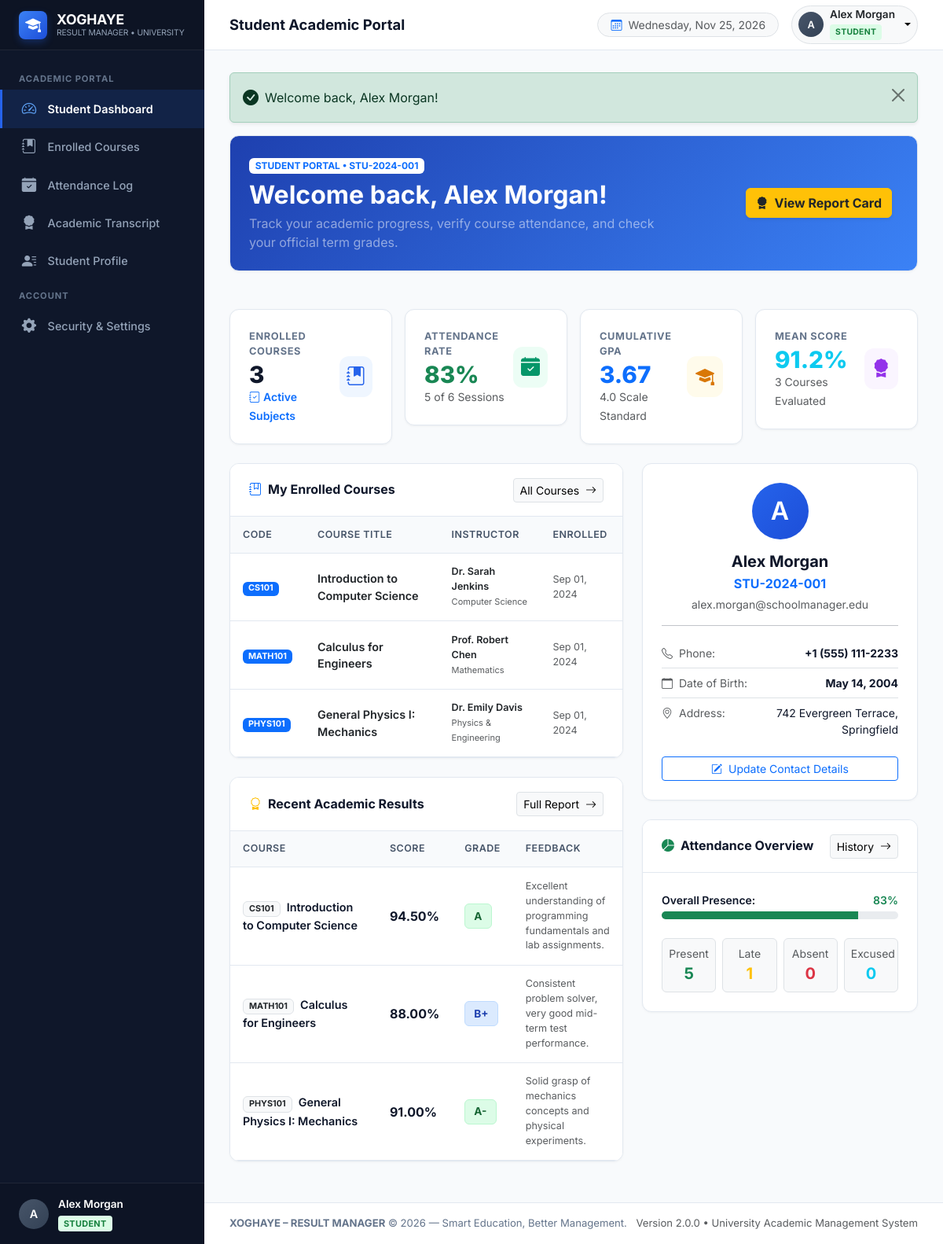
The app's page /student/dashboard.php (signed in) with its own data.
### tables this page shows
CREATE TABLE `students` (
  `student_id` INT AUTO_INCREMENT PRIMARY KEY,
  `user_id` INT NOT NULL UNIQUE,
  `student_number` VARCHAR(50) NOT NULL UNIQUE,
  `phone` VARCHAR(25) DEFAULT NULL,
  `address` TEXT DEFAULT NULL,
  `date_of_birth` DATE DEFAULT NULL,
  `created_at` TIMESTAMP DEFAULT CURRENT_TIMESTAMP,
  CONSTRAINT `fk_student_user` FOREIGN KEY (`user_id`) 
    REFERENCES `users` (`user_id`) ON DELETE CASCADE ON UPDATE CASCADE
);

CREATE TABLE `enrollments` (
  `enrollment_id` INT AUTO_INCREMENT PRIMARY KEY,
  `student_id` INT NOT NULL,
  `course_id` INT NOT NULL,
  `enrollment_date` DATE NOT NULL DEFAULT (CURRENT_DATE),
  `created_at` TIMESTAMP DEFAULT CURRENT_TIMESTAMP,
  UNIQUE KEY `uq_student_course` (`student_id`, `course_id`),
  CONSTRAINT `fk_enrollment_student_restrict` FOREIGN KEY (`student_id`) 
    REFERENCES `students` (`student_id`) ON DELETE RESTRICT ON UPDATE CASCADE,
  CONSTRAINT `fk_enrollment_course_restrict` FOREIGN KEY (`course_id`) 
    REFERENCES `courses` (`course_id`) ON DELETE RESTRICT ON UPDATE CASCADE
);

CREATE TABLE `courses` (
  `course_id` INT AUTO_INCREMENT PRIMARY KEY,
  `course_name` VARCHAR(150) NOT NULL,
  `course_code` VARCHAR(50) NOT NULL UNIQUE,
  `teacher_id` INT DEFAULT NULL,
  `description` TEXT DEFAULT NULL,
  `created_at` TIMESTAMP DEFAULT CURRENT_TIMESTAMP,
  CONSTRAINT `fk_course_teacher_restrict` FOREIGN KEY (`teacher_id`) 
    REFERENCES `teachers` (`teacher_id`) ON DELETE RESTRICT ON UPDATE CASCADE
);

CREATE TABLE `users` (
  `user_id` INT AUTO_INCREMENT PRIMARY KEY,
  `full_name` VARCHAR(100) NOT NULL,
  `email` VARCHAR(150) NOT NULL UNIQUE,
  `password` VARCHAR(255) NOT NULL,
  `role` ENUM('admin', 'teacher', 'student') NOT NULL DEFAULT 'student',
  `created_at` TIMESTAMP DEFAULT CURRENT_TIMESTAMP,
  `updated_at` TIMESTAMP DEFAULT CURRENT_TIMESTAMP ON UPDATE CURRENT_TIMESTAMP
);

CREATE TABLE `teachers` (
  `teacher_id` INT AUTO_INCREMENT PRIMARY KEY,
  `user_id` INT NOT NULL UNIQUE,
  `department` VARCHAR(100) NOT NULL,
  `phone` VARCHAR(25) DEFAULT NULL,
  `created_at` TIMESTAMP DEFAULT CURRENT_TIMESTAMP,
  CONSTRAINT `fk_teacher_user` FOREIGN KEY (`user_id`) 
    REFERENCES `users` (`user_id`) ON DELETE CASCADE ON UPDATE CASCADE
);

CREATE TABLE `grades` (
  `grade_id` INT AUTO_INCREMENT PRIMARY KEY,
  `student_id` INT NOT NULL,
  `course_id` INT NOT NULL,
  `score` DECIMAL(5,2) NOT NULL,
  `letter_grade` VARCHAR(5) NOT NULL,
  `remarks` VARCHAR(255) DEFAULT NULL,
  `created_at` TIMESTAMP DEFAULT CURRENT_TIMESTAMP,
  `updated_at` TIMESTAMP DEFAULT CURRENT_TIMESTAMP ON UPDATE CURRENT_TIMESTAMP,
  UNIQUE KEY `uq_student_course_grade` (`student_id`, `course_id`),
  CONSTRAINT `fk_grades_student_restrict` FOREIGN KEY (`student_id`) 
    REFERENCES `students` (`student_id`) ON DELETE RESTRICT ON UPDATE CASCADE,
  CONSTRAINT `fk_grades_course_restrict` FOREIGN KEY (`course_id`) 
    REFERENCES `courses` (`course_id`) ON DELETE RESTRICT ON UPDATE CASCADE
);

### student/dashboard.php (the view, shortened to what the rows shown need)
<?php
require_once __DIR__ . '/../includes/auth.php';
$pdo = get_db_connection();
$user = current_user();
$sStmt = $pdo->prepare("SELECT * FROM students WHERE user_id = :uid LIMIT 1");
$sStmt->execute(['uid' => $user['user_id']]);
$student = $sStmt->fetch();
$student_id = (int)$student['student_id'];
$cStmt = $pdo->prepare("
    SELECT c.*, e.enrollment_date,
           u.full_name AS teacher_name, t.department
    FROM enrollments e
    JOIN courses c ON e.course_id = c.course_id
    LEFT JOIN teachers t ON c.teacher_id = t.teacher_id
    LEFT JOIN users u ON t.user_id = u.user_id
    WHERE e.student_id = :sid
    ORDER BY c.course_code ASC
");
$cStmt->execute(['sid' => $student_id]);
$enrolled_courses = $cStmt->fetchAll();
$gStmt = $pdo->prepare("
    SELECT g.*, c.course_name, c.course_code,
           u.full_name AS teacher_name
    FROM grades g
    JOIN courses c ON g.course_id = c.course_id
    LEFT JOIN teachers t ON c.teacher_id = t.teacher_id
    LEFT JOIN users u ON t.user_id = u.user_id
    WHERE g.student_id = :sid
    ORDER BY c.course_code ASC
");
$gStmt->execute(['sid' => $student_id]);
$grades = $gStmt->fetchAll();
require_once __DIR__ . '/../includes/header.php';
?>
<div class="row mb-4">
    <div class="col-12">
        <div class="card-modern p-4" style="background: linear-gradient(135deg, #1e40af 0%, #3b82f6 100%); color: #fff;">
            <div class="row align-items-center">
                <div class="col-md-8">
                    <span class="badge bg-white text-primary fw-bold mb-2">STUDENT PORTAL &bull; <?php echo htmlspecialchars($student['student_number']); ?></span>
                    <h2 class="fw-bold mb-1">Welcome back, <?php echo htmlspecialchars($user['full_name']); ?>!</h2>
                    <p class="mb-0 text-white-50">Track your academic progress, verify course attendance, and check your official term grades.</p>
                </div>
            </div>
        </div>
    </div>
</div>
<div class="row g-4">
    <div class="col-lg-7">
        <div class="card-modern mb-4">
            <div class="card-modern-header">
                <h2 class="card-modern-title fs-6">
                    <i class="bi bi-journal-bookmark text-primary"></i> My Enrolled Courses
                </h2>
            </div>
            <div class="table-responsive">
                <table class="table table-modern align-middle">
                    <thead>
                        <tr>
                            <th>Code</th>
                            <th>Course Title</th>
                            <th>Instructor</th>
                            <th>Enrolled</th>
                        </tr>
                    </thead>
                    <tbody>
                        <?php if (empty($enrolled_courses)): ?>
                            <tr>
                                <td colspan="4" class="text-center py-4 text-muted">You are not currently enrolled in any courses.</td>
                            </tr>
                        <?php else: ?>
                            <?php foreach ($enrolled_courses as $c): ?>
                                <tr>
                                    <td><span class="badge bg-primary"><?php echo htmlspecialchars($c['course_code']); ?></span></td>
                                    <td>
                                        <div class="fw-semibold text-dark"><?php echo htmlspecialchars($c['course_name']); ?></div>
                                    </td>
                                    <td class="small">
                                        <div class="fw-semibold text-dark"><?php echo htmlspecialchars($c['teacher_name'] ?? 'Instructor Pending'); ?></div>
                                        <small class="text-muted"><?php echo htmlspecialchars($c['department'] ?? ''); ?></small>
                                    </td>
                                    <td class="small text-muted"><?php echo format_date($c['enrollment_date']); ?></td>
                                </tr>
                            <?php endforeach; ?>
                        <?php endif; ?>
                    </tbody>
                </table>
            </div>
        </div>
        <div class="card-modern">
            <div class="card-modern-header">
                <h2 class="card-modern-title fs-6">
                    <i class="bi bi-award text-warning"></i> Recent Academic Results
                </h2>
            </div>
            <div class="table-responsive">
                <table class="table table-modern align-middle">
                    <thead>
                        <tr>
                            <th>Course</th>
                            <th>Score</th>
                            <th>Grade</th>
                            <th>Feedback</th>
                        </tr>
                    </thead>
                    <tbody>
                        <?php if (empty($grades)): ?>
                            <tr>
                                <td colspan="4" class="text-center py-4 text-muted">No course grades recorded yet.</td>
                            </tr>
                        <?php else: ?>
                            <?php foreach ($grades as $g):
                                $badge_cls = 'badge-grade-b';
                                $l = substr($g['letter_grade'], 0, 1);
                                if ($l === 'A') $badge_cls = 'badge-grade-a';
                                elseif ($l === 'C') $badge_cls = 'badge-grade-c';
                                elseif ($l === 'D') $badge_cls = 'badge-grade-d';
                                elseif ($l === 'F') $badge_cls = 'badge-grade-f';
                            ?>
                                <tr>
                                    <td>
                                        <span class="badge bg-light text-dark border me-1"><?php echo htmlspecialchars($g['course_code']); ?></span>
                                        <span class="fw-semibold"><?php echo htmlspecialchars($g['course_name']); ?></span>
                                    </td>
                                    <td><strong class="fs-6"><?php echo $g['score']; ?>%</strong></td>
                                    <td><span class="badge-grade <?php echo $badge_cls; ?>"><?php echo htmlspecialchars($g['letter_grade']); ?></span></td>
                                    <td class="small text-muted" style="max-width: 180px;"><?php echo htmlspecialchars($g['remarks'] ?? '-'); ?></td>
                                </tr>
                            <?php endforeach; ?>
                        <?php endif; ?>
                    </tbody>
                </table>
            </div>
        </div>
    </div>
    <div class="col-lg-5">
        <div class="card-modern p-4 mb-4 text-center">
            <div class="user-avatar-mini mx-auto mb-3" style="width: 72px; height: 72px; font-size: 2rem; background: linear-gradient(135deg, #2563eb, #1d4ed8);">
                <?php echo strtoupper(substr($user['full_name'], 0, 1)); ?>
            </div>
            <h5 class="fw-bold mb-1"><?php echo htmlspecialchars($user['full_name']); ?></h5>
            <div class="text-primary fw-bold mb-1"><?php echo htmlspecialchars($student['student_number']); ?></div>
            <div class="text-muted small mb-3"><?php echo htmlspecialchars($user['email']); ?></div>
            <hr>
            <div class="text-start small">
                <div class="d-flex justify-content-between py-2 border-bottom">
                    <span class="text-muted"><i class="bi bi-telephone me-2"></i>Phone:</span>
                    <strong><?php echo htmlspecialchars($student['phone'] ?? 'N/A'); ?></strong>
                </div>
                <div class="d-flex justify-content-between py-2 border-bottom">
                    <span class="text-muted"><i class="bi bi-calendar me-2"></i>Date of Birth:</span>
                    <strong><?php echo format_date($student['date_of_birth']); ?></strong>
                </div>
                <div class="d-flex justify-content-between py-2">
                    <span class="text-muted"><i class="bi bi-geo-alt me-2"></i>Address:</span>
                    <span class="text-end" style="max-width: 170px;"><?php echo htmlspecialchars($student['address'] ?? 'N/A'); ?></span>
                </div>
            </div>
            <a href="<?php echo base_url('student/profile.php'); ?>" class="btn btn-outline-primary btn-sm w-100 mt-3">
                <i class="bi bi-pencil-square me-1"></i> Update Contact Details
            </a>
        </div>
        <div class="card-modern">
            <div class="card-modern-header">
                <h2 class="card-modern-title fs-6">
                    <i class="bi bi-pie-chart-fill text-success"></i> Attendance Overview
                </h2>
            </div>
        </div>
    </div>
</div>
<?php require_once __DIR__ . '/../includes/footer.php'; ?>

### records on screen
students: student_number "STU-2024-001", phone "+1 (555) 111-2233", date_of_birth "May 14, 2004", address "742 Evergreen Terrace, Springfield"
enrollments: course.course_code "CS101", course.course_name "Introduction to Computer Science", users.full_name "Dr. Sarah Jenkins", teachers.department "Computer Science", enrollment_date "Sep 01, 2024"
enrollments: course.course_code "MATH101", course.course_name "Calculus for Engineers", users.full_name "Prof. Robert Chen", teachers.department "Mathematics", enrollment_date "Sep 01, 2024"
enrollments: course.course_code "PHYS101", course.course_name "General Physics I: Mechanics", users.full_name "Dr. Emily Davis", teachers.department "Physics & Engineering", enrollment_date "Sep 01, 2024"
grades: course.course_code "CS101", course.course_name "Introduction to Computer Science", score "94.50", letter_grade "A", remarks "Excellent understanding of programming fundamentals and lab assignments."
grades: course.course_code "MATH101", course.course_name "Calculus for Engineers", score "88.00", letter_grade "B+", remarks "Consistent problem solver, very good mid-term test performance."
grades: course.course_code "PHYS101", course.course_name "General Physics I: Mechanics", score "91.00", letter_grade "A-", remarks "Solid grasp of mechanics concepts and physical experiments."

### other values on screen
APP_SHORT_NAME "XOGHAYE"
substr($user['full_name'], 0, 1) "A"
$user['full_name'] "Alex Morgan"
$page_title "Student Academic Portal"
$role_display "STUDENT"
$flash['message'] "Welcome back, Alex Morgan!"
$total_enrolled "3"
$att_rate "83"
$present_count "5"
$total_sessions "6"
$gpa "3.67"
$avg_score "91.2"
$grade_count "3"
$user['email'] "alex.morgan@schoolmanager.edu"
$att_counts['Present'] "5"
